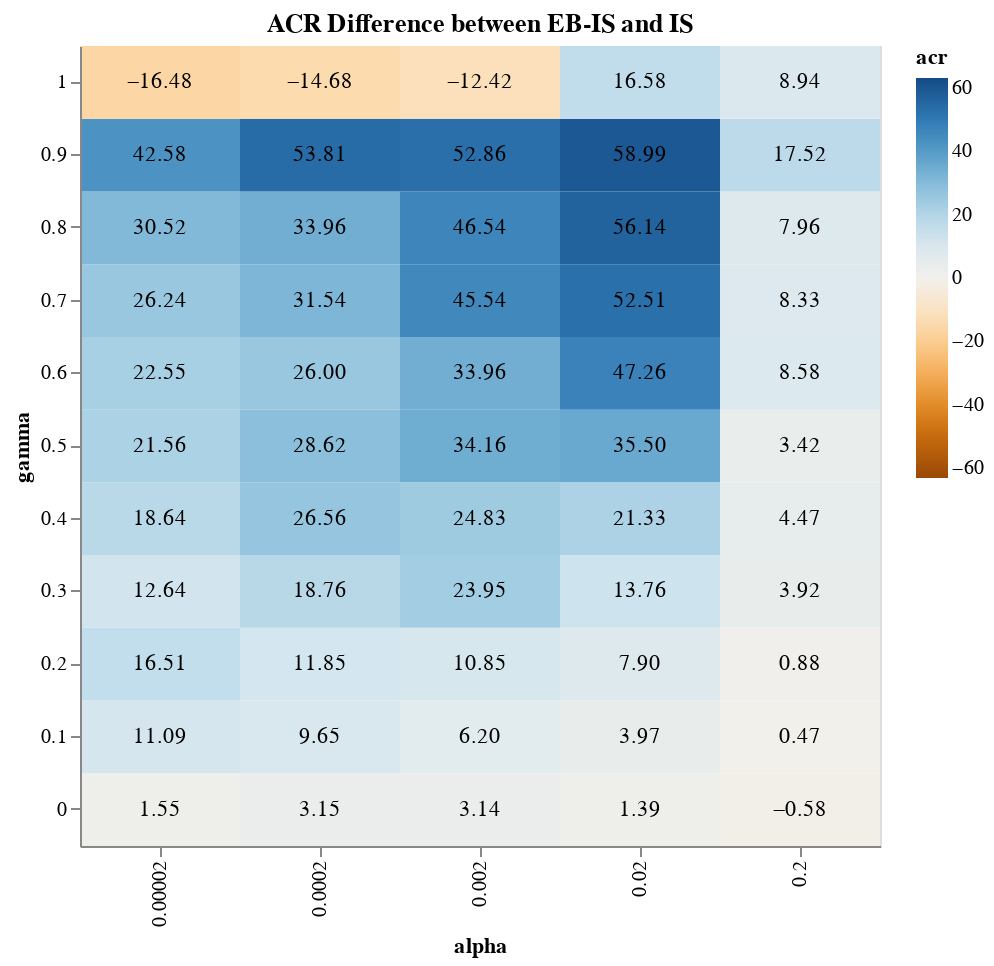

Notebook code for this chart:
### Markdown cell above
## DIFFERENCE
### gamma in [0, 1] +0.1

### Code cell
data = load_and_process()

chosen_parameter = "alpha"

# Initial filtering
filtered = filter(data, "z", 50)
filtered = filter(filtered, "eps", 0.00002) if chosen_parameter != "eps" else filtered
filtered = filter(filtered, "chi", 0.00002) if chosen_parameter != "chi" else filtered
filtered = filter(filtered, "alpha", 0.00002) if chosen_parameter != "alpha" else filtered

# Define columns based on the chosen parameter
new_cols = ["gamma", chosen_parameter, "acr"]
new_df = pd.DataFrame(columns=new_cols)

gammas = [round(a, 2) for a in np.arange(0, 1.01, 0.1)]

# Define values based on the chosen parameter
parameter_values = [0.00002, 0.0002, 0.002, 0.02, 0.2]

for gamma in gammas:
    for parameter_value in parameter_values:
        super_filtered = filtered[(filtered.gamma == gamma) & (filtered[chosen_parameter] == parameter_value)]
        
        mean_acr_nice = super_filtered[super_filtered.EBNorm == "IS Empirical"].acr.mean()
        mean_acr_normal = super_filtered[super_filtered.EBNorm == "IS normal"].acr.mean()
        
        new_df.loc[len(new_df)] = [gamma, parameter_value, mean_acr_nice - mean_acr_normal]

# Define feature for Altair chart
feature = "acr:Q"

# Create Altair chart
heatmap = alt.Chart(new_df).mark_rect().encode(
    x=f"{chosen_parameter}:O",
    y=alt.Y('gamma:O', sort=alt.EncodingSortField('gamma', order='descending')),
    color=alt.Color(feature, scale=alt.Scale(domain=[-63, 63], scheme='blueorange'), sort="descending")
).properties(
    height=400,
    width=400,
    title="ACR Difference between EB-IS and IS"
)

# Add text annotations to the chart
text = heatmap.mark_text().encode(
    text=alt.Text(feature, format=".2f"),
    color=alt.value('black')
)

# Display the chart with text annotations
heatmap + text

### Figure 1 — Vega-Lite specification as saved in the notebook (floating-point values rounded to 4 significant figures)
{"config": {"view": {"continuousWidth": 400, "continuousHeight": 300}}, "layer": [{"mark": "rect", "encoding": {"color": {"field": "acr", "scale": {"domain": [-63, 63], "scheme": "blueorange"}, "sort": "descending", "type": "quantitative"}, "x": {"field": "alpha", "type": "ordinal"}, "y": {"field": "gamma", "sort": {"field": "gamma", "order": "descending"}, "type": "ordinal"}}, "height": 400, "title": "ACR Difference between EB-IS and IS", "width": 400}, {"mark": "text", "encoding": {"color": {"value": "black"}, "text": {"field": "acr", "format": ".2f", "type": "quantitative"}, "x": {"field": "alpha", "type": "ordinal"}, "y": {"field": "gamma", "sort": {"field": "gamma", "order": "descending"}, "type": "ordinal"}}, "height": 400, "title": "ACR Difference between EB-IS and IS", "width": 400}], "data": {"name": "data-95df1fbe7754a38028cb3296efa8362d"}, "$schema": "https://vega.github.io/schema/vega-lite/v4.17.0.json", "datasets": {"data-95df1fbe7754a38028cb3296efa8362d": [{"gamma": 0.0, "alpha": 2e-05, "acr": 1.554}, {"gamma": 0.0, "alpha": 0.0002, "acr": 3.154}, {"gamma": 0.0, "alpha": 0.002, "acr": 3.14}, {"gamma": 0.0, "alpha": 0.02, "acr": 1.387}, {"gamma": 0.0, "alpha": 0.2, "acr": -0.5754}, {"gamma": 0.1, "alpha": 2e-05, "acr": 11.09}, {"gamma": 0.1, "alpha": 0.0002, "acr": 9.652}, {"gamma": 0.1, "alpha": 0.002, "acr": 6.199}, {"gamma": 0.1, "alpha": 0.02, "acr": 3.972}, {"gamma": 0.1, "alpha": 0.2, "acr": 0.4702}, {"gamma": 0.2, "alpha": 2e-05, "acr": 16.51}, {"gamma": 0.2, "alpha": 0.0002, "acr": 11.85}, {"gamma": 0.2, "alpha": 0.002, "acr": 10.85}, {"gamma": 0.2, "alpha": 0.02, "acr": 7.898}, {"gamma": 0.2, "alpha": 0.2, "acr": 0.8785}, {"gamma": 0.3, "alpha": 2e-05, "acr": 12.64}, {"gamma": 0.3, "alpha": 0.0002, "acr": 18.76}, {"gamma": 0.3, "alpha": 0.002, "acr": 23.95}, {"gamma": 0.3, "alpha": 0.02, "acr": 13.76}, {"gamma": 0.3, "alpha": 0.2, "acr": 3.916}, {"gamma": 0.4, "alpha": 2e-05, "acr": 18.64}, {"gamma": 0.4, "alpha": 0.0002, "acr": 26.56}, {"gamma": 0.4, "alpha": 0.002, "acr": 24.83}, {"gamma": 0.4, "alpha": 0.02, "acr": 21.33}, {"gamma": 0.4, "alpha": 0.2, "acr": 4.472}, {"gamma": 0.5, "alpha": 2e-05, "acr": 21.56}, {"gamma": 0.5, "alpha": 0.0002, "acr": 28.62}, {"gamma": 0.5, "alpha": 0.002, "acr": 34.16}, {"gamma": 0.5, "alpha": 0.02, "acr": 35.5}, {"gamma": 0.5, "alpha": 0.2, "acr": 3.416}, {"gamma": 0.6, "alpha": 2e-05, "acr": 22.55}, {"gamma": 0.6, "alpha": 0.0002, "acr": 26.0}, {"gamma": 0.6, "alpha": 0.002, "acr": 33.96}, {"gamma": 0.6, "alpha": 0.02, "acr": 47.26}, {"gamma": 0.6, "alpha": 0.2, "acr": 8.583}, {"gamma": 0.7, "alpha": 2e-05, "acr": 26.24}, {"gamma": 0.7, "alpha": 0.0002, "acr": 31.54}, {"gamma": 0.7, "alpha": 0.002, "acr": 45.54}, {"gamma": 0.7, "alpha": 0.02, "acr": 52.51}, {"gamma": 0.7, "alpha": 0.2, "acr": 8.325}, {"gamma": 0.8, "alpha": 2e-05, "acr": 30.52}, {"gamma": 0.8, "alpha": 0.0002, "acr": 33.96}, {"gamma": 0.8, "alpha": 0.002, "acr": 46.54}, {"gamma": 0.8, "alpha": 0.02, "acr": 56.14}, {"gamma": 0.8, "alpha": 0.2, "acr": 7.957}, {"gamma": 0.9, "alpha": 2e-05, "acr": 42.58}, {"gamma": 0.9, "alpha": 0.0002, "acr": 53.81}, {"gamma": 0.9, "alpha": 0.002, "acr": 52.86}, {"gamma": 0.9, "alpha": 0.02, "acr": 58.99}, {"gamma": 0.9, "alpha": 0.2, "acr": 17.52}, {"gamma": 1.0, "alpha": 2e-05, "acr": -16.48}, {"gamma": 1.0, "alpha": 0.0002, "acr": -14.68}, {"gamma": 1.0, "alpha": 0.002, "acr": -12.42}, {"gamma": 1.0, "alpha": 0.02, "acr": 16.58}, {"gamma": 1.0, "alpha": 0.2, "acr": 8.94}]}}
